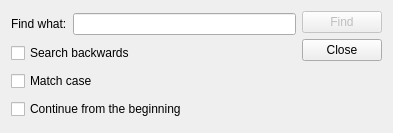
<ui version="4.0" >
 <class>FindDialog</class>
 <widget class="QWidget" name="FindDialog" >
  <property name="geometry" >
   <rect>
    <x>0</x>
    <y>0</y>
    <width>393</width>
    <height>133</height>
   </rect>
  </property>
  <property name="windowTitle" >
   <string>Find</string>
  </property>
  <property name="windowIcon" >
   <iconset resource="resources.qrc" >
    <normaloff>:/resources/images/poshuku.png</normaloff>:/resources/images/poshuku.png</iconset>
  </property>
  <layout class="QHBoxLayout" name="horizontalLayout_2" >
   <item>
    <layout class="QVBoxLayout" name="verticalLayout_2" >
     <item>
      <layout class="QHBoxLayout" name="horizontalLayout" >
       <item>
        <widget class="QLabel" name="label" >
         <property name="text" >
          <string>Find what:</string>
         </property>
        </widget>
       </item>
       <item>
        <widget class="QLineEdit" name="Pattern_" />
       </item>
      </layout>
     </item>
     <item>
      <widget class="QCheckBox" name="SearchBackwards_" >
       <property name="text" >
        <string>Search backwards</string>
       </property>
      </widget>
     </item>
     <item>
      <widget class="QCheckBox" name="MatchCase_" >
       <property name="text" >
        <string>Match case</string>
       </property>
      </widget>
     </item>
     <item>
      <widget class="QCheckBox" name="WrapAround_" >
       <property name="text" >
        <string>Continue from the beginning</string>
       </property>
      </widget>
     </item>
    </layout>
   </item>
   <item>
    <layout class="QVBoxLayout" name="verticalLayout" >
     <item>
      <widget class="QPushButton" name="FindButton_" >
       <property name="enabled" >
        <bool>false</bool>
       </property>
       <property name="text" >
        <string>Find</string>
       </property>
      </widget>
     </item>
     <item>
      <widget class="QPushButton" name="CloseButton_" >
       <property name="text" >
        <string>Close</string>
       </property>
      </widget>
     </item>
     <item>
      <spacer name="verticalSpacer" >
       <property name="orientation" >
        <enum>Qt::Vertical</enum>
       </property>
       <property name="sizeHint" stdset="0" >
        <size>
         <width>20</width>
         <height>40</height>
        </size>
       </property>
      </spacer>
     </item>
    </layout>
   </item>
  </layout>
 </widget>
 <resources>
  <include location="resources.qrc" />
 </resources>
 <connections>
  <connection>
   <sender>CloseButton_</sender>
   <signal>released()</signal>
   <receiver>FindDialog</receiver>
   <slot>reject()</slot>
   <hints>
    <hint type="sourcelabel" >
     <x>365</x>
     <y>59</y>
    </hint>
    <hint type="destinationlabel" >
     <x>359</x>
     <y>89</y>
    </hint>
   </hints>
  </connection>
 </connections>
</ui>
